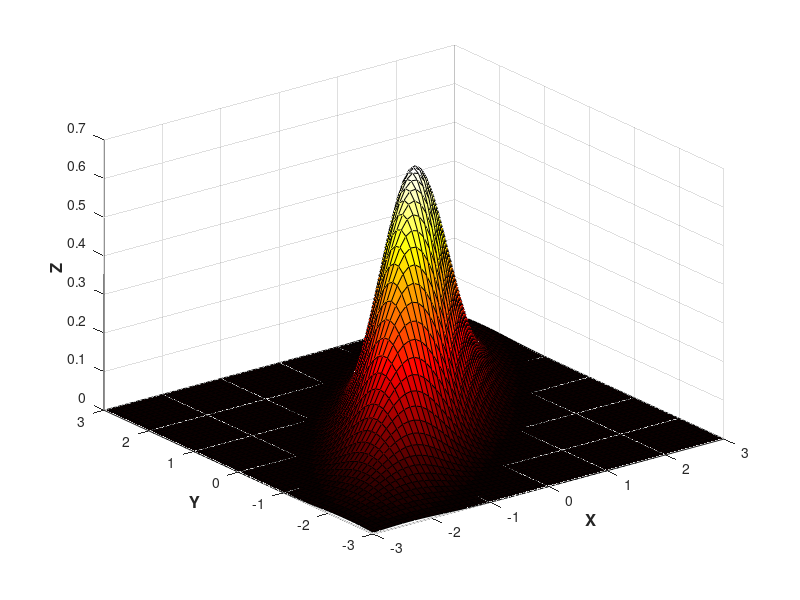

Write the MATLAB code that produced this figure. (Note: this script raises an error after producing the figure.)
clc;clear all;close all;
% Define the grid of values for X and Y
[x, y] = meshgrid(-3:.1:3, -3:.1:3);

% Define the parameters for the means and standard deviations
mu_x = 0;
mu_y = 0;
sigma_x = 1;
sigma_y = 1;

% Define the correlation coefficient
rho = 0.8; % Correlation coefficient

% Compute the covariance matrix elements
sigma_xy = rho * sigma_x * sigma_y;
covariance_matrix = [sigma_x^2, sigma_xy; sigma_xy, sigma_y^2];

% Compute the inverse and determinant of the covariance matrix
inv_covariance_matrix = inv(covariance_matrix);
det_covariance_matrix = det(covariance_matrix);

% Calculate the Z values for the correlated bivariate Gaussian distribution
z = zeros(size(x));
for i = 1:numel(x)
    diff_vec = [x(i); y(i)] - [mu_x; mu_y];
    z(i) = (1 / sqrt((2*pi)*det_covariance_matrix)) * exp(-0.5 * (diff_vec' * inv_covariance_matrix * diff_vec));
end

% Reshape Z to the size of X and Y
z = reshape(z, size(x));

% Create the 3D surface plot
surf(x, y, z)
colormap('hot')
%shading interp
xlabel('X', 'FontSize',12,'FontWeight','bold')
ylabel('Y', 'FontSize',12,'FontWeight','bold')
zlabel('Z', 'FontSize',12,'FontWeight','bold')

% Adjust the axis limits and labels
xlim([-3 3])
ylim([-3 3])
zlim([0 max(z, [], 'all')]) % Use the maximum value of Z for the upper Z limit


% Add contour lines to the plot
hold on
contour3(x, y, z); % Draw 10 contour lines in black

% Set the view angle
view(-20, 20)

% Save the figure to a file
saveas(gcf, 'correlated_gaussian_surface.eps')



% Define the mean and covariance matrix
mu = [0 1];
rho = 0.5;
Sigma = [1 rho; rho 1];

% Create a grid of (x,y) points
[x, y] = meshgrid(linspace(-3, 3, 100), linspace(-3, 3, 100));

% Calculate the bivariate Gaussian values
z = mvnpdf([x(:) y(:)], mu, Sigma);
z = reshape(z, size(x));

% Plot the surface
figure;
surf(x, y, z);

% Customize the plot
xlabel('X', 'FontSize', 14, 'Color', 'red');
ylabel('Y', 'FontSize', 14, 'Color', 'red');
zlabel('Z', 'FontSize', 14, 'Color', 'red');
colorbar;
title('Bivariate Gaussian Distribution');

% Adjust the view angle for better visualization
view(60, 30);

